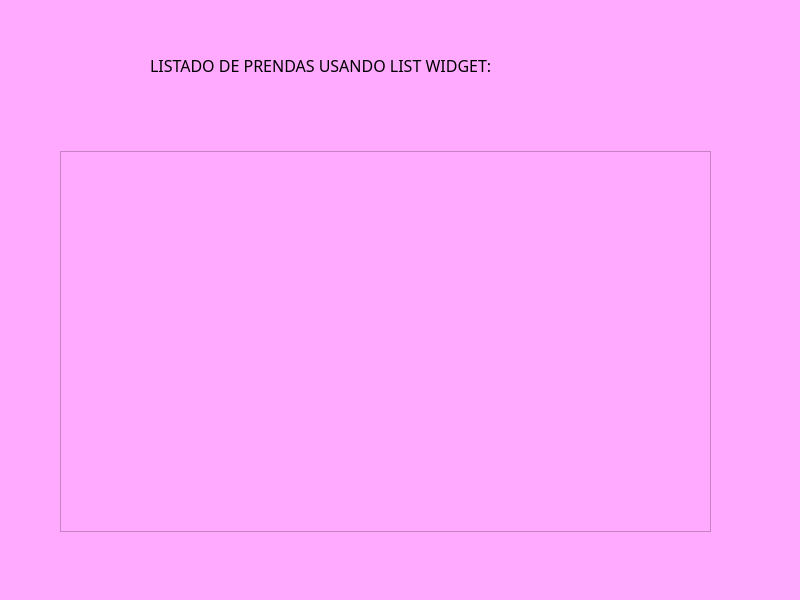
<?xml version="1.0" encoding="UTF-8"?>
<ui version="4.0">
 <class>MainWindow</class>
 <widget class="QMainWindow" name="MainWindow">
  <property name="geometry">
   <rect>
    <x>0</x>
    <y>0</y>
    <width>800</width>
    <height>600</height>
   </rect>
  </property>
  <property name="windowTitle">
   <string>MainWindow</string>
  </property>
  <property name="styleSheet">
   <string notr="true">background-color: rgb(255, 170, 255);
font: 12pt &quot;Bell MT&quot;;</string>
  </property>
  <widget class="QWidget" name="centralwidget">
   <widget class="QLabel" name="label">
    <property name="geometry">
     <rect>
      <x>150</x>
      <y>20</y>
      <width>501</width>
      <height>91</height>
     </rect>
    </property>
    <property name="font">
     <font>
      <family>Bell MT</family>
      <pointsize>12</pointsize>
      <weight>50</weight>
      <italic>false</italic>
      <bold>false</bold>
     </font>
    </property>
    <property name="text">
     <string>LISTADO DE PRENDAS USANDO LIST WIDGET:</string>
    </property>
   </widget>
   <widget class="QListWidget" name="list_widget_prendas">
    <property name="geometry">
     <rect>
      <x>60</x>
      <y>151</y>
      <width>651</width>
      <height>381</height>
     </rect>
    </property>
   </widget>
  </widget>
  <widget class="QStatusBar" name="statusbar"/>
 </widget>
 <resources/>
 <connections/>
</ui>
